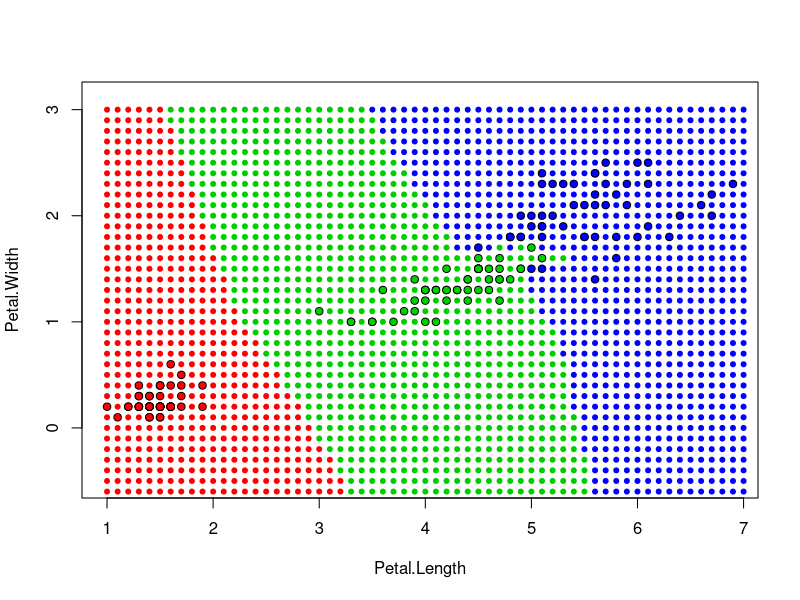

Reproduce this figure in R.
irisNames = c("setosa", "versicolor", "virginica")

#count distances

#help fields and functions
petals = iris[, 3:4]

dist = function(p1, p2) sqrt(sum((p1 - p2) ^ 2))

closestGroup = function(u) {
    irisDist = apply(petals, 1, dist, u)
    minIndex = max(which(irisDist == min(irisDist))) #last index, because there are equal dots in irises (lst dots are drawn on plot)
    name = iris[minIndex, 5]
    return (name)
}

#draw plot
irisColors = c("red", "green3", "blue")
names(irisColors) = irisNames

plot(iris[, 3:4], bg = irisColors[iris$Species], pch = 21, asp = 1) #iris
#legend("bottomright", irisNames, pch = 21, pt.bg = irisColors)

#main method
for (x in seq(1, 7, 0.1)) {
    for (y in seq(-1, 3, 0.1)) {
        u = c(x, y)
        groupName = closestGroup(u)
        #draw new point
        points(u[1], u[2], col = irisColors[groupName], pch = 20) #u
    }
}